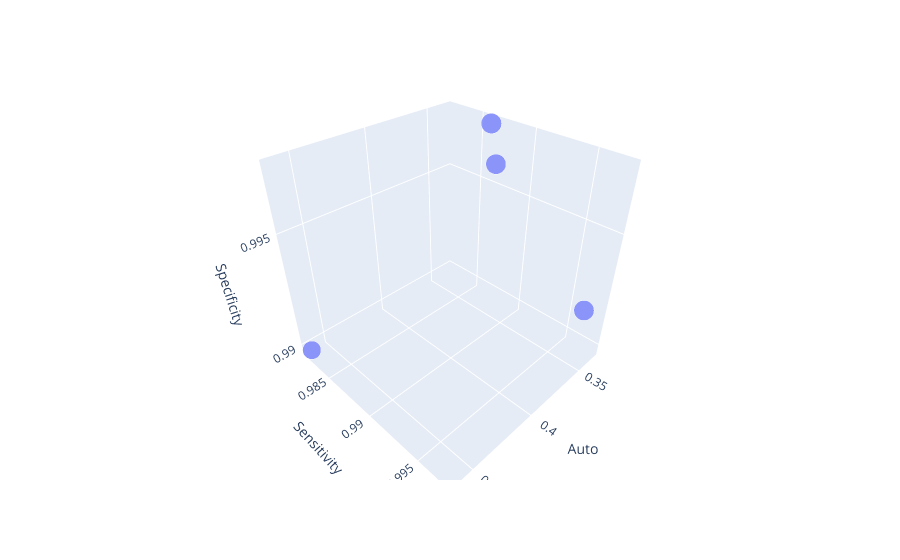

Notebook cell for this chart:
### Code cell
df_copy = df.copy()
df_copy = df_copy[df_copy.Sensitivity>=0.98]
df_copy = df_copy[df_copy.Specificity>=0.98]
df_copy = df_copy[df_copy.Auto>=0.30]

df_copy["Scale"] = (1 - df_copy["Auto"]) * 5
fig = px.scatter_3d(df_copy, x="Auto", y= "Sensitivity", z="Specificity", size="Scale")
fig.show()
fig.write_html("../logs//M5V1.6_Pareto_3D_front.html")

### Figure 1 — Plotly figure (JSON) as saved in the notebook; plotly's stock layout.template omitted (floating-point values rounded to 4 significant figures)
{"data": [{"hovertemplate": "Auto=%{x}<br>Sensitivity=%{y}<br>Specificity=%{z}<br>Scale=%{marker.size}<extra></extra>", "legendgroup": "", "marker": {"color": "#636efa", "size": [3.244, 3.236, 2.685, 3.334], "sizemode": "area", "sizeref": 0.008335, "symbol": "circle"}, "mode": "markers", "name": "", "scene": "scene", "showlegend": false, "type": "scatter3d", "x": [0.3512, 0.3527, 0.4629, 0.3332], "y": [0.9974, 0.9888, 0.9819, 0.9862], "z": [0.9924, 0.9965, 0.9897, 0.9974]}], "layout": {"legend": {"itemsizing": "constant", "tracegroupgap": 0}, "margin": {"t": 60}, "scene": {"domain": {"x": [0, 1], "y": [0, 1]}, "xaxis": {"title": {"text": "Auto"}}, "yaxis": {"title": {"text": "Sensitivity"}}, "zaxis": {"title": {"text": "Specificity"}}}}}
